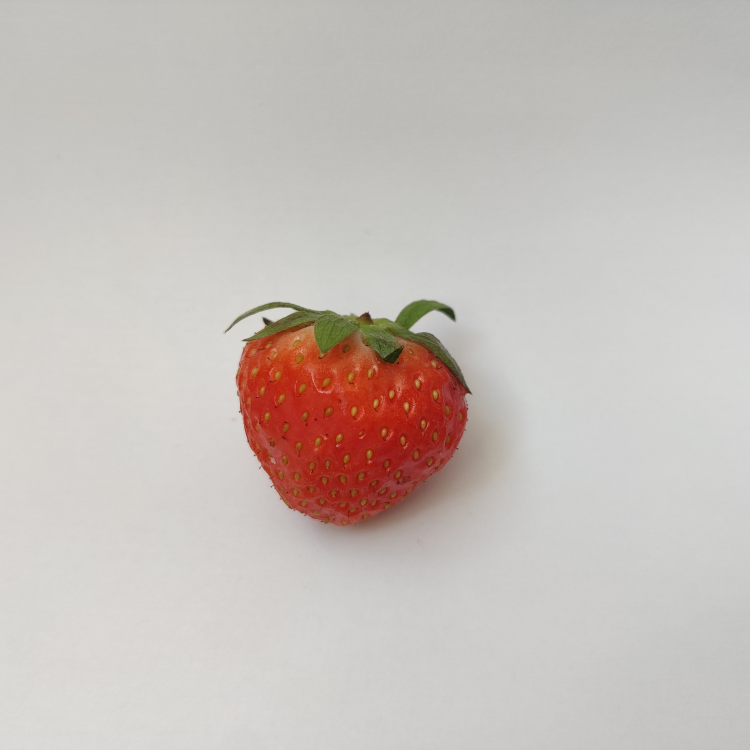
//> input picture feature_test2/IMG_20231001_143140.jpg, 3000 x 3000 px (shown at 1/4 size)
$ ./main IMG_20231001_143140.jpg   (built with g++ and OpenCV 4)
//> lines starting //> are read from the running program, lines starting //| are printed output that depends on the picture; after the words box and inside, x2 and y2 are one past the last pixel; in counts of white or black regions, pixels touching at a corner belong together
#include <opencv2/opencv.hpp>
#include <iostream>
#include <vector>

using namespace cv;
using namespace std;

// Global variables
Mat originalImage;
Mat grayImage;
int lowThreshold = 25;
int highThreshold = 60;

void onTrackbarChange(int, void*) {
    // Apply Canny edge detection with updated parameters
    Mat rawEdges;
    Canny(grayImage, rawEdges, lowThreshold, highThreshold);

    // Close the edges to fill small gaps
    Mat closedEdges;
    Mat kernelClose = getStructuringElement(MORPH_ELLIPSE, Size(5, 5));  // You can adjust the kernel size as needed
    morphologyEx(rawEdges, closedEdges, MORPH_CLOSE, kernelClose);

    // Find contours in the closed edges
    vector<vector<Point>> contours;
    findContours(closedEdges, contours, RETR_EXTERNAL, CHAIN_APPROX_SIMPLE);

    // Fill the largest controur
    Mat largestContourMask = Mat::zeros(closedEdges.size(), CV_8UC1);
    fillPoly(largestContourMask, contours, Scalar(255));

    // Apply opening to remove small pieces
    Mat resultMask;
    Mat kernelOpen = getStructuringElement(MORPH_ELLIPSE, Size(5, 5));  // Round kernel
    morphologyEx(largestContourMask, resultMask, MORPH_OPEN, kernelOpen);

    // Find contours in the opened edges
    contours.clear();
    findContours(resultMask, contours, RETR_EXTERNAL, CHAIN_APPROX_SIMPLE);

    // Find the index of the largest contour based on arc length
    size_t largestContourIndex = 0;
    double largestContourArcLength = 0.0;
    for (size_t i = 0; i < contours.size(); ++i) {
        double arcLengthVal = arcLength(contours[i], true);
        if (arcLengthVal > largestContourArcLength) {
            largestContourArcLength = arcLengthVal;
            largestContourIndex = i;
        }
    }

    // Aproximate the largest contour with a polygon
    vector<Point> resultContour;
    approxPolyDP(contours[largestContourIndex], resultContour, 1.0, true);

    // Draw the result contour on the original image
    Mat resultImage = originalImage.clone();
    drawContours(resultImage, vector<vector<Point>>{resultContour}, 0, Scalar(255, 0, 255), 1);     // Draw the contour
        for (size_t i = 0; i < resultContour.size(); ++i) {
        circle(resultImage, resultContour[i], 1, Scalar(255, 0, 255), 2);                           // Draw a dot on each point
    }

    // Display the number of points in contour in console
    cout << "Number of points in contour: " << resultContour.size() << endl;

    imshow("Edge Detection", resultImage);
}

int main(int argc, char** argv) {
    // Check if the filename is provided
    if (argc != 2) {
        cout << "Usage: " << argv[0] << " <image_path>" << endl;
        return -1;
    }

    // Read the image and check if it is loaded successfully
    originalImage = imread(argv[1]);
//> originalImage is the input picture: 3000 rows x 3000 cols, CV_8UC3; mean B, G, R 186.7, 191.5, 199.2
    if (originalImage.empty()) {
        cout << "Error: Could not read the image." << endl;
        return -1;
    }

    // Resize the image to have a maximum side length of 640 pixels
    int maxSideLength = 640;
    int newWidth = static_cast<int>(originalImage.cols * (maxSideLength / static_cast<double>(max(originalImage.cols, originalImage.rows))));
    int newHeight = static_cast<int>(originalImage.rows * (maxSideLength / static_cast<double>(max(originalImage.cols, originalImage.rows))));
    resize(originalImage, originalImage, Size(newWidth, newHeight));
//> originalImage: 640 rows x 640 cols, CV_8UC3

    // Make a grayscale composite by subtracting blue channel from red channel
    Mat redChannel, blueChannel, greenChannel;
    extractChannel(originalImage, redChannel, 2);
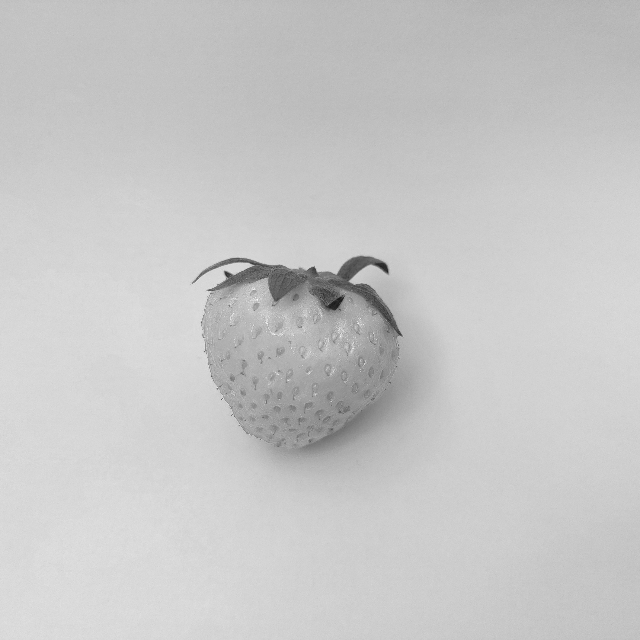
//> redChannel: 640 rows x 640 cols, CV_8UC1; min 25, max 252, mean 199.1
    extractChannel(originalImage, blueChannel, 0);
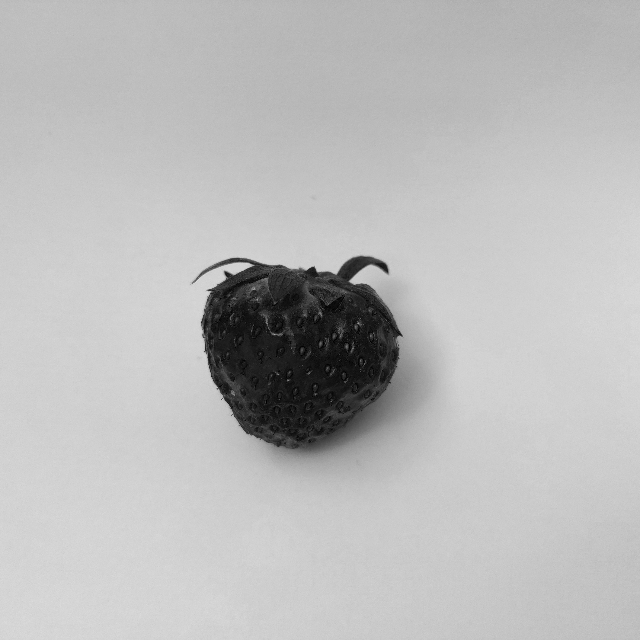
//> blueChannel: 640 rows x 640 cols, CV_8UC1; min 0, max 220, mean 186.6
    grayImage = redChannel - blueChannel;               // Subtract blue channel from red channel
    grayImage.convertTo(grayImage, -1, 2.0, 0);         // Adjust the contrast so that the edges are more visible
    GaussianBlur(grayImage, grayImage, Size(3, 3), 0);  // Apply Gaussian blur to reduce noise

    // Create a window to display the result image and add trackbars
    namedWindow("Edge Detection", WINDOW_NORMAL);
    createTrackbar("Low Threshold", "Edge Detection", &lowThreshold, 255, onTrackbarChange);
    createTrackbar("High Threshold", "Edge Detection", &highThreshold, 255, onTrackbarChange);

    // Run processing algorithm at least once
    onTrackbarChange(0, nullptr);
//> in onTrackbarChange, `Canny(grayImage, rawEdges, lowThreshold, highThreshold);`:
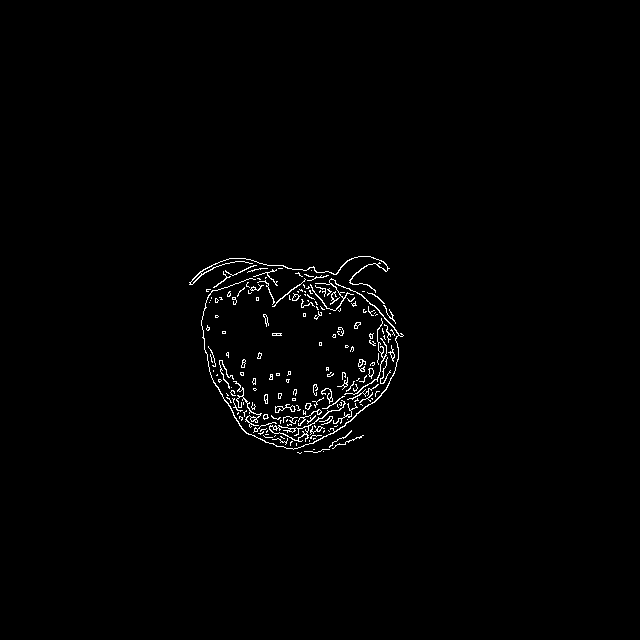
//> rawEdges: 640 rows x 640 cols, CV_8UC1; 1.1% white in thin lines or dots, all inside (x1, y1, x2, y2) = (189, 256, 404, 454)
//> in onTrackbarChange, `morphologyEx(rawEdges, closedEdges, MORPH_CLOSE, kernelClose);`:
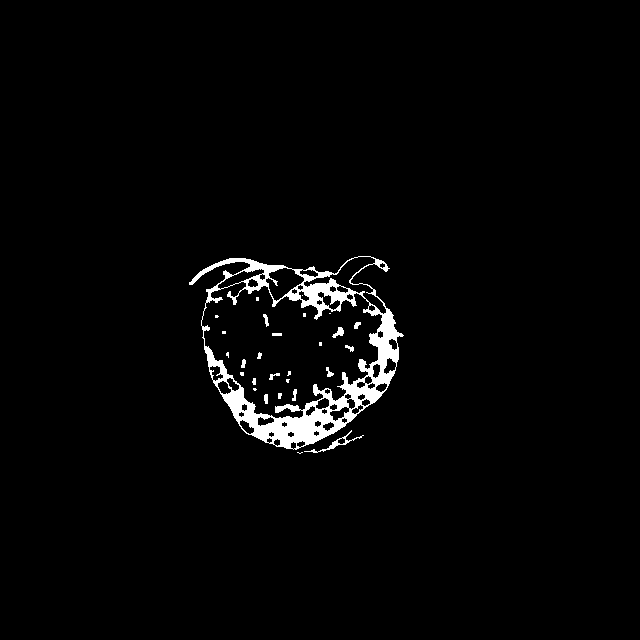
//> closedEdges: 640 rows x 640 cols, CV_8UC1; 2.4% white; 28 white regions (13 under 20 px)
//> in onTrackbarChange, `findContours(closedEdges, contours, RETR_EXTERNAL, CHAIN_APPROX_SIMPLE);`: contours = 3 contours, 1 with area under 20; largest, box (x1, y1, x2, y2) and area: (189, 256, 404, 450) 28450, (304, 430, 364, 453) 129
//> in onTrackbarChange, `fillPoly(largestContourMask, contours, Scalar(255));`:
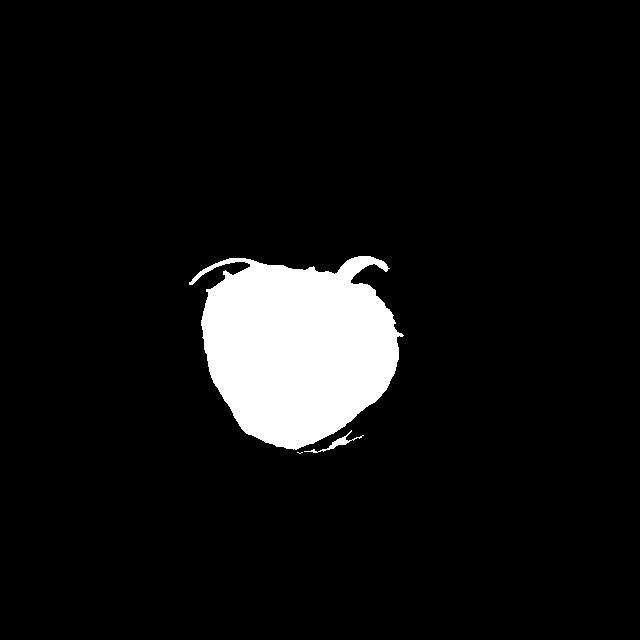
//> largestContourMask: 640 rows x 640 cols, CV_8UC1; 7.1% white; 3 white regions (1 under 20 px), largest, box (x1, y1, x2, y2) and area: (189, 256, 404, 450) 28847, (304, 430, 364, 453) 199
//> in onTrackbarChange, `contours.clear();`: contours = 0 contours
//> in onTrackbarChange, `findContours(resultMask, contours, RETR_EXTERNAL, CHAIN_APPROX_SIMPLE);`: contours = 3 contours; box (x1, y1, x2, y2) and area: (201, 256, 401, 450) 28209, (199, 258, 237, 276) 139, (330, 437, 348, 449) 86
//> the loop in onTrackbarChange, `for (size_t i = 0; i < contours.size(); ++i)` made 3 passes
//> (arcLengthVal, largestContourArcLength) on passes 1 to 3: (47.21, 47.21), (90.43, 90.43), (785.2, 785.2)
//> after the loop in onTrackbarChange, `for (size_t i = 0; i < contours.size(); ++i)`: largestContourArcLength = 785.2; largestContourIndex = 2
//> in onTrackbarChange, `approxPolyDP(contours[largestContourIndex], resultContour, 1.0, true);`: resultContour = contour of 72 points, box (x1, y1, x2, y2) (201, 256, 401, 450), area 28196
//> in onTrackbarChange, `drawContours(resultImage, vector<vector<Point>>{resultContour}, 0, Sca..`:
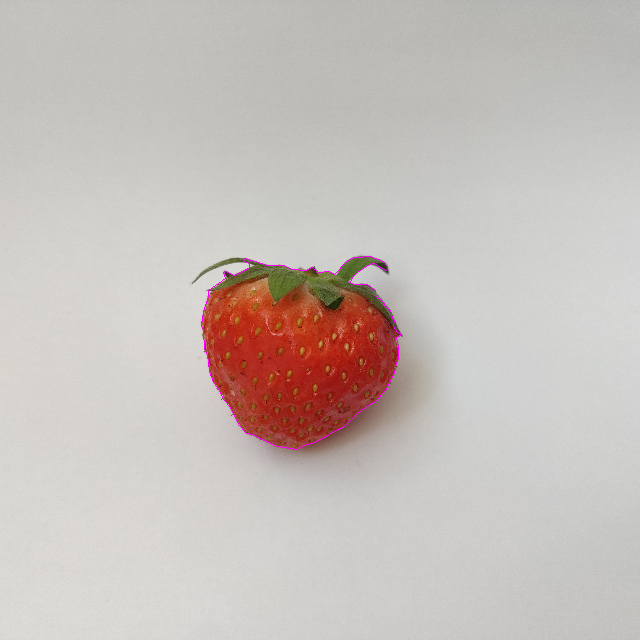
//> resultImage: 640 rows x 640 cols, CV_8UC3; mean B, G, R 186.9, 191.2, 199.3
//> the loop in onTrackbarChange, `for (size_t i = 0; i < resultContour.size(); ++i)` made 72 passes
//> after the loop in onTrackbarChange, `for (size_t i = 0; i < resultContour.size(); ++i)`:
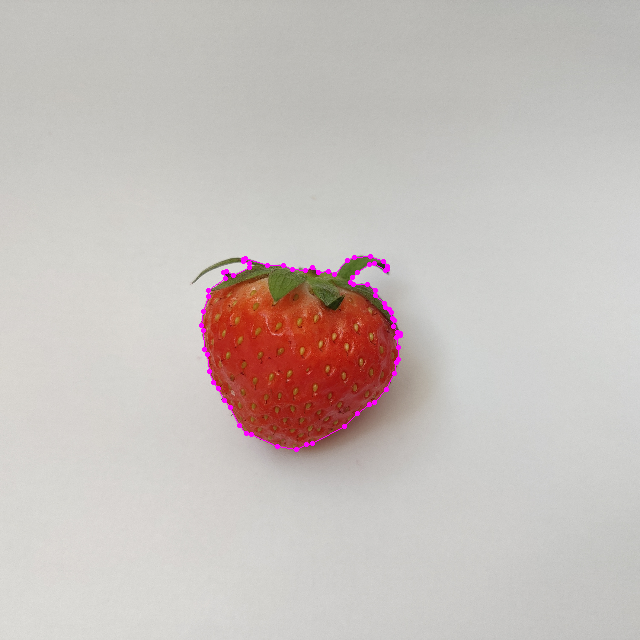
//> resultImage: 640 rows x 640 cols, CV_8UC3; 0.27% of pixels changed, all inside (x1, y1, x2, y2) = (199, 254, 403, 452)
//| Number of points in contour: 72

    // Wait for a key press
    waitKey(0);

    return 0;
}

$ run again, on feature_test2/IMG_20231001_144133.jpg
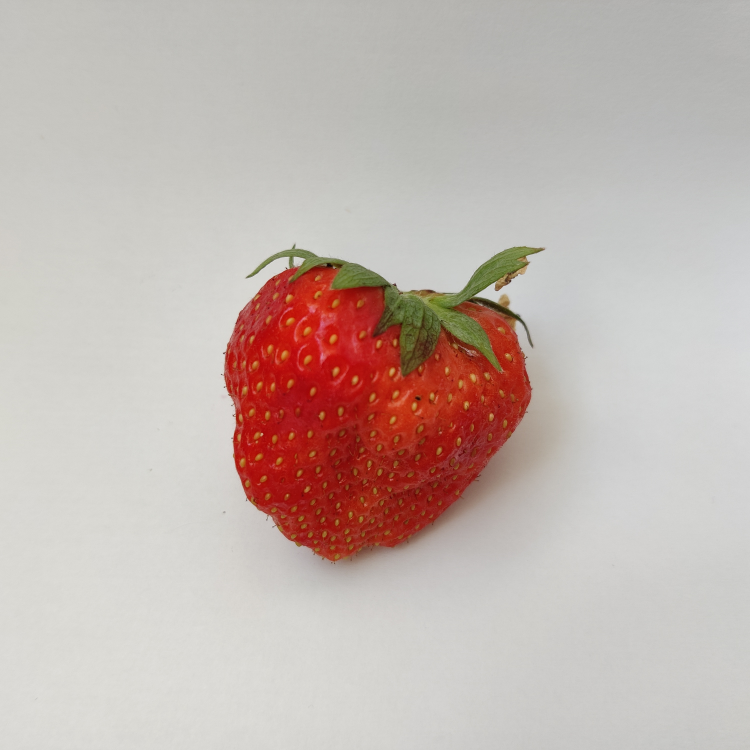
//> input picture feature_test2/IMG_20231001_144133.jpg, 3000 x 3000 px (shown at 1/4 size)
//> originalImage is the input picture: 3000 rows x 3000 cols, CV_8UC3; mean B, G, R 176.5, 181.8, 196
//> originalImage: 640 rows x 640 cols, CV_8UC3
//> in onTrackbarChange, `Canny(grayImage, rawEdges, lowThreshold, highThreshold);`:
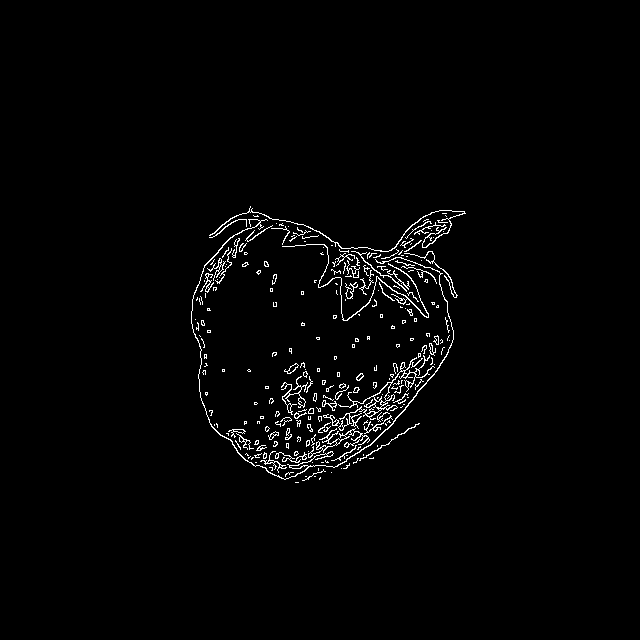
//> rawEdges: 640 rows x 640 cols, CV_8UC1; 1.8% white in thin lines or dots, all inside (x1, y1, x2, y2) = (191, 206, 466, 483)
//> closedEdges: 640 rows x 640 cols, CV_8UC1; 3.8% white; 59 white regions (41 under 20 px)
//> in onTrackbarChange, `findContours(closedEdges, contours, RETR_EXTERNAL, CHAIN_APPROX_SIMPLE);`: contours = 7 contours, 5 with area under 20; largest, box (x1, y1, x2, y2) and area: (191, 206, 466, 481) 51460, (353, 423, 420, 464) 80
//> largestContourMask: 640 rows x 640 cols, CV_8UC1; 12.7% white; 7 white regions (5 under 20 px), largest, box (x1, y1, x2, y2) and area: (191, 206, 466, 481) 52012, (353, 423, 420, 464) 158
//> resultMask: 640 rows x 640 cols, CV_8UC1; 12.7% white; 2 white regions (1 under 20 px)
//> in onTrackbarChange, `contours.clear();`: contours = 0 contours
//> in onTrackbarChange, `findContours(resultMask, contours, RETR_EXTERNAL, CHAIN_APPROX_SIMPLE);`: contours = 2 contours, 1 with area under 20; largest, box (x1, y1, x2, y2) and area: (191, 210, 462, 480) 51332
//> the loop in onTrackbarChange, `for (size_t i = 0; i < contours.size(); ++i)` made 2 passes
//> (arcLengthVal, largestContourArcLength) on passes 1 to 2: (13.66, 13.66), (1180.6, 1180.6)
//> after the loop in onTrackbarChange, `for (size_t i = 0; i < contours.size(); ++i)`: largestContourArcLength = 1180.6; largestContourIndex = 1
//> resultContour = contour of 105 points, box (x1, y1, x2, y2) (191, 210, 462, 480), area 51399
//> the loop in onTrackbarChange, `for (size_t i = 0; i < resultContour.size(); ++i)` made 105 passes
//> after the loop in onTrackbarChange, `for (size_t i = 0; i < resultContour.size(); ++i)`:
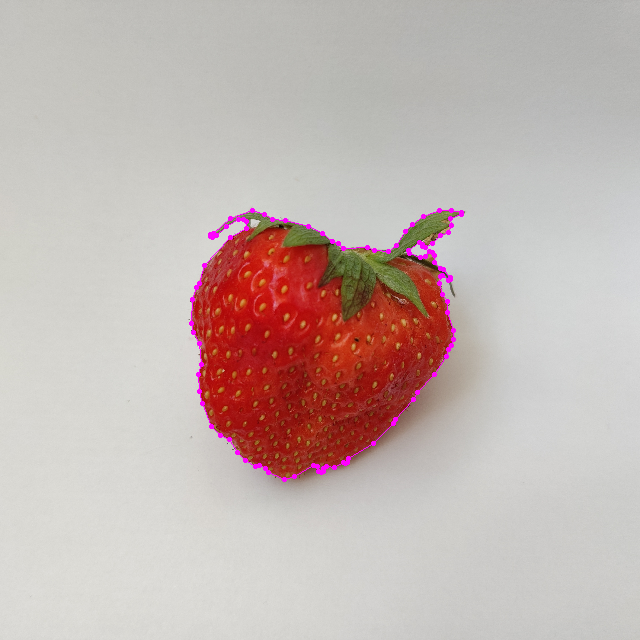
//> resultImage: 640 rows x 640 cols, CV_8UC3; mean B, G, R 177.2, 180.8, 196.5
//| Number of points in contour: 105

$ run again, on feature_test2/IMG_3784.jpeg
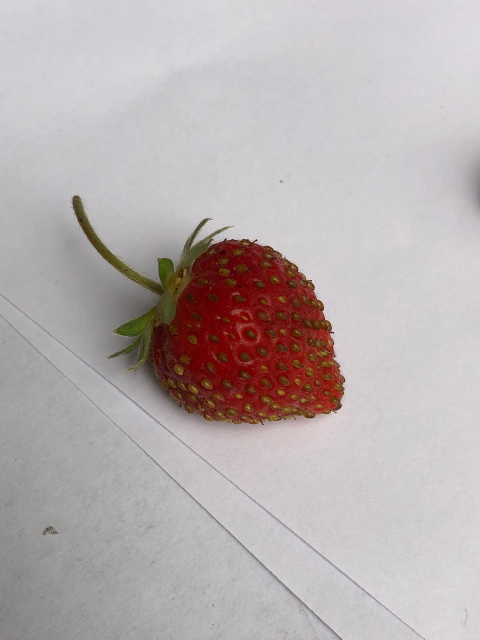
//> input picture feature_test2/IMG_3784.jpeg, 960 x 1280 px (shown at 1/2 size)
//> originalImage is the input picture: 1280 rows x 960 cols, CV_8UC3; mean B, G, R 175.7, 175.4, 184
//> originalImage: 640 rows x 480 cols, CV_8UC3
//> in onTrackbarChange, `Canny(grayImage, rawEdges, lowThreshold, highThreshold);`:
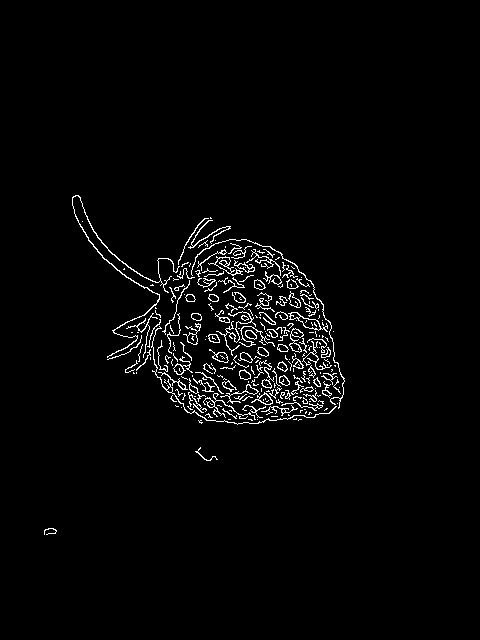
//> rawEdges: 640 rows x 480 cols, CV_8UC1; 2.4% white in thin lines or dots, all inside (x1, y1, x2, y2) = (44, 195, 345, 535)
//> closedEdges: 640 rows x 480 cols, CV_8UC1; 5.8% white; 9 white regions (5 under 20 px)
//> in onTrackbarChange, `findContours(closedEdges, contours, RETR_EXTERNAL, CHAIN_APPROX_SIMPLE);`: contours = 4 contours, 1 with area under 20; largest, box (x1, y1, x2, y2) and area: (72, 195, 345, 425) 31158, (44, 528, 57, 535) 54, (195, 447, 218, 461) 26
//> largestContourMask: 640 rows x 480 cols, CV_8UC1; 10.4% white; 4 white regions (1 under 20 px), largest, box (x1, y1, x2, y2) and area: (72, 195, 345, 425) 31694, (44, 528, 57, 535) 70, (195, 447, 218, 461) 54
//> resultMask: 640 rows x 480 cols, CV_8UC1; 10.3% white; 2 white regions
//> in onTrackbarChange, `contours.clear();`: contours = 0 contours
//> in onTrackbarChange, `findContours(resultMask, contours, RETR_EXTERNAL, CHAIN_APPROX_SIMPLE);`: contours = 2 contours; box (x1, y1, x2, y2) and area: (72, 195, 345, 425) 31095, (44, 528, 56, 535) 49
//> the loop in onTrackbarChange, `for (size_t i = 0; i < contours.size(); ++i)` made 2 passes
//> (arcLengthVal, largestContourArcLength) on passes 1 to 2: (30.49, 30.49), (1223.4, 1223.4)
//> after the loop in onTrackbarChange, `for (size_t i = 0; i < contours.size(); ++i)`: largestContourArcLength = 1223.4; largestContourIndex = 1
//> resultContour = contour of 121 points, box (x1, y1, x2, y2) (72, 195, 345, 425), area 31110
//> the loop in onTrackbarChange, `for (size_t i = 0; i < resultContour.size(); ++i)` made 121 passes
//> after the loop in onTrackbarChange, `for (size_t i = 0; i < resultContour.size(); ++i)`:
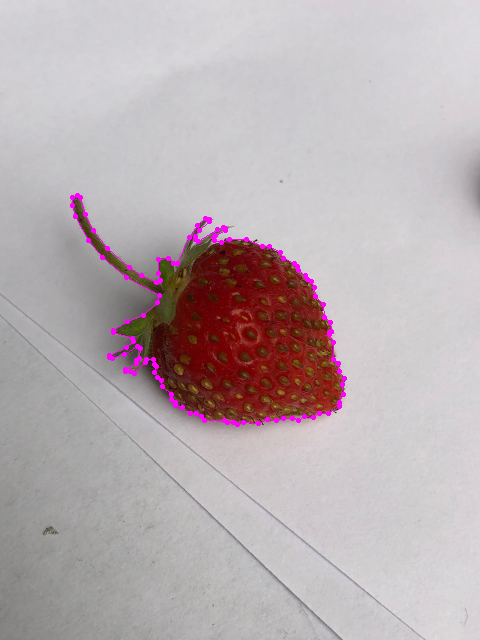
//> resultImage: 640 rows x 480 cols, CV_8UC3; mean B, G, R 177.3, 174.5, 185.4
//| Number of points in contour: 121
